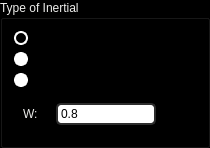
            <widget class="QGroupBox" name="pso_inertial">
             <property name="sizePolicy">
              <sizepolicy hsizetype="MinimumExpanding" vsizetype="Preferred">
               <horstretch>0</horstretch>
               <verstretch>0</verstretch>
              </sizepolicy>
             </property>
             <property name="minimumSize">
              <size>
               <width>210</width>
               <height>0</height>
              </size>
             </property>
             <property name="palette">
              <palette>
               <active>
                <colorrole role="WindowText">
                 <brush brushstyle="SolidPattern">
                  <color alpha="255">
                   <red>238</red>
                   <green>238</green>
                   <blue>236</blue>
                  </color>
                 </brush>
                </colorrole>
                <colorrole role="Button">
                 <brush brushstyle="SolidPattern">
                  <color alpha="255">
                   <red>0</red>
                   <green>0</green>
                   <blue>0</blue>
                  </color>
                 </brush>
                </colorrole>
                <colorrole role="Text">
                 <brush brushstyle="SolidPattern">
                  <color alpha="255">
                   <red>238</red>
                   <green>238</green>
                   <blue>236</blue>
                  </color>
                 </brush>
                </colorrole>
                <colorrole role="ButtonText">
                 <brush brushstyle="SolidPattern">
                  <color alpha="255">
                   <red>238</red>
                   <green>238</green>
                   <blue>236</blue>
                  </color>
                 </brush>
                </colorrole>
                <colorrole role="Base">
                 <brush brushstyle="SolidPattern">
                  <color alpha="255">
                   <red>0</red>
                   <green>0</green>
                   <blue>0</blue>
                  </color>
                 </brush>
                </colorrole>
                <colorrole role="Window">
                 <brush brushstyle="SolidPattern">
                  <color alpha="255">
                   <red>0</red>
                   <green>0</green>
                   <blue>0</blue>
                  </color>
                 </brush>
                </colorrole>
               </active>
               <inactive>
                <colorrole role="WindowText">
                 <brush brushstyle="SolidPattern">
                  <color alpha="255">
                   <red>238</red>
                   <green>238</green>
                   <blue>236</blue>
                  </color>
                 </brush>
                </colorrole>
                <colorrole role="Button">
                 <brush brushstyle="SolidPattern">
                  <color alpha="255">
                   <red>0</red>
                   <green>0</green>
                   <blue>0</blue>
                  </color>
                 </brush>
                </colorrole>
                <colorrole role="Text">
                 <brush brushstyle="SolidPattern">
                  <color alpha="255">
                   <red>238</red>
                   <green>238</green>
                   <blue>236</blue>
                  </color>
                 </brush>
                </colorrole>
                <colorrole role="ButtonText">
                 <brush brushstyle="SolidPattern">
                  <color alpha="255">
                   <red>238</red>
                   <green>238</green>
                   <blue>236</blue>
                  </color>
                 </brush>
                </colorrole>
                <colorrole role="Base">
                 <brush brushstyle="SolidPattern">
                  <color alpha="255">
                   <red>0</red>
                   <green>0</green>
                   <blue>0</blue>
                  </color>
                 </brush>
                </colorrole>
                <colorrole role="Window">
                 <brush brushstyle="SolidPattern">
                  <color alpha="255">
                   <red>0</red>
                   <green>0</green>
                   <blue>0</blue>
                  </color>
                 </brush>
                </colorrole>
               </inactive>
               <disabled>
                <colorrole role="WindowText">
                 <brush brushstyle="SolidPattern">
                  <color alpha="255">
                   <red>238</red>
                   <green>238</green>
                   <blue>236</blue>
                  </color>
                 </brush>
                </colorrole>
                <colorrole role="Button">
                 <brush brushstyle="SolidPattern">
                  <color alpha="255">
                   <red>0</red>
                   <green>0</green>
                   <blue>0</blue>
                  </color>
                 </brush>
                </colorrole>
                <colorrole role="Text">
                 <brush brushstyle="SolidPattern">
                  <color alpha="255">
                   <red>238</red>
                   <green>238</green>
                   <blue>236</blue>
                  </color>
                 </brush>
                </colorrole>
                <colorrole role="ButtonText">
                 <brush brushstyle="SolidPattern">
                  <color alpha="255">
                   <red>238</red>
                   <green>238</green>
                   <blue>236</blue>
                  </color>
                 </brush>
                </colorrole>
                <colorrole role="Base">
                 <brush brushstyle="SolidPattern">
                  <color alpha="255">
                   <red>0</red>
                   <green>0</green>
                   <blue>0</blue>
                  </color>
                 </brush>
                </colorrole>
                <colorrole role="Window">
                 <brush brushstyle="SolidPattern">
                  <color alpha="255">
                   <red>0</red>
                   <green>0</green>
                   <blue>0</blue>
                  </color>
                 </brush>
                </colorrole>
               </disabled>
              </palette>
             </property>
             <property name="title">
              <string>Type of Inertial</string>
             </property>
             <layout class="QVBoxLayout" name="verticalLayout_71">
              <item>
               <widget class="QRadioButton" name="constant_radiobutton">
                <property name="styleSheet">
                 <string notr="true">QRadioButton::indicator {
    width:                  10px;
    height:                 10px;
    border-radius:          7px;
}

QRadioButton::indicator:checked {
    background-color:       black;
    border:                 2px solid white;
}

QRadioButton::indicator:unchecked {
    background-color:       white;
    border:                 2px solid white;
}</string>
                </property>
                <property name="text">
                 <string>Constant</string>
                </property>
                <property name="checked">
                 <bool>true</bool>
                </property>
               </widget>
              </item>
              <item>
               <widget class="QRadioButton" name="linear_fall_radiobutton">
                <property name="styleSheet">
                 <string notr="true">QRadioButton::indicator {
    width:                  10px;
    height:                 10px;
    border-radius:          7px;
}

QRadioButton::indicator:checked {
    background-color:       black;
    border:                 2px solid white;
}

QRadioButton::indicator:unchecked {
    background-color:       white;
    border:                 2px solid white;
}</string>
                </property>
                <property name="text">
                 <string>Linear Fall</string>
                </property>
               </widget>
              </item>
              <item>
               <widget class="QRadioButton" name="linear_rise_radiobutton">
                <property name="styleSheet">
                 <string notr="true">QRadioButton::indicator {
    width:                  10px;
    height:                 10px;
    border-radius:          7px;
}

QRadioButton::indicator:checked {
    background-color:       black;
    border:                 2px solid white;
}

QRadioButton::indicator:unchecked {
    background-color:       white;
    border:                 2px solid white;
}</string>
                </property>
                <property name="text">
                 <string>Linear Rise</string>
                </property>
               </widget>
              </item>
              <item>
               <widget class="QFrame" name="w_frame">
                <property name="frameShape">
                 <enum>QFrame::NoFrame</enum>
                </property>
                <property name="frameShadow">
                 <enum>QFrame::Raised</enum>
                </property>
                <layout class="QHBoxLayout" name="horizontalLayout_7">
                 <property name="spacing">
                  <number>0</number>
                 </property>
                 <property name="leftMargin">
                  <number>0</number>
                 </property>
                 <property name="topMargin">
                  <number>0</number>
                 </property>
                 <property name="rightMargin">
                  <number>0</number>
                 </property>
                 <property name="bottomMargin">
                  <number>0</number>
                 </property>
                 <item>
                  <widget class="QFrame" name="w_label_frame">
                   <property name="frameShape">
                    <enum>QFrame::NoFrame</enum>
                   </property>
                   <property name="frameShadow">
                    <enum>QFrame::Raised</enum>
                   </property>
                   <layout class="QVBoxLayout" name="verticalLayout_13">
                    <property name="spacing">
                     <number>0</number>
                    </property>
                    <property name="leftMargin">
                     <number>9</number>
                    </property>
                    <property name="topMargin">
                     <number>9</number>
                    </property>
                    <property name="rightMargin">
                     <number>9</number>
                    </property>
                    <property name="bottomMargin">
                     <number>9</number>
                    </property>
                    <item>
                     <widget class="QLabel" name="w_label">
                      <property name="maximumSize">
                       <size>
                        <width>16777215</width>
                        <height>25</height>
                       </size>
                      </property>
                      <property name="styleSheet">
                       <string notr="true">color: rgb(238, 238, 236);</string>
                      </property>
                      <property name="text">
                       <string>W:</string>
                      </property>
                     </widget>
                    </item>
                   </layout>
                  </widget>
                 </item>
                 <item>
                  <widget class="QFrame" name="w_field_frame">
                   <property name="frameShape">
                    <enum>QFrame::NoFrame</enum>
                   </property>
                   <property name="frameShadow">
                    <enum>QFrame::Raised</enum>
                   </property>
                   <layout class="QVBoxLayout" name="verticalLayout_12">
                    <property name="spacing">
                     <number>0</number>
                    </property>
                    <property name="leftMargin">
                     <number>9</number>
                    </property>
                    <property name="topMargin">
                     <number>9</number>
                    </property>
                    <property name="rightMargin">
                     <number>9</number>
                    </property>
                    <property name="bottomMargin">
                     <number>9</number>
                    </property>
                    <item>
                     <widget class="QLineEdit" name="w_field">
                      <property name="maximumSize">
                       <size>
                        <width>100</width>
                        <height>16777215</height>
                       </size>
                      </property>
                      <property name="styleSheet">
                       <string notr="true">QLineEdit {
	border: 2px solid rgb(45, 45, 45);
	border-radius: 5px;
	padding: 1px;
	background-color: rgb(255, 255, 255);
	color: rgb(0, 0, 0);
}</string>
                      </property>
                      <property name="text">
                       <string>0.8</string>
                      </property>
                     </widget>
                    </item>
                   </layout>
                  </widget>
                 </item>
                </layout>
               </widget>
              </item>
             </layout>
            </widget>
